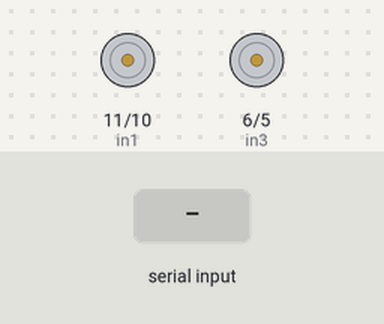
A sketch run on a simulated Arduino Uno, built with avr-gcc and run on an emulated ATmega328P. On the bench: motor-driver pin pairs drawn as motors (green arrow = first pin HIGH = forward, orange = second pin HIGH = backward, longer = more drive, scaled by the enable pin). The inputs (shaded band) are chosen by the test bench. What the sketch prints to the serial monitor is not drawn.

Above: at 1.2 s.
1.3 s: "u" received over the second serial link
At 1.5 s:
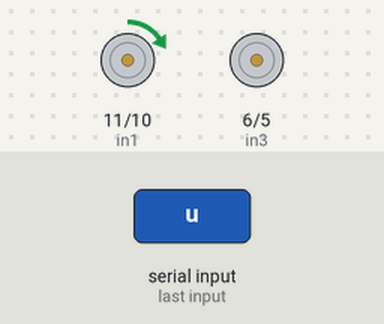
4.3 s: "l" received over the second serial link
At 5.5 s:
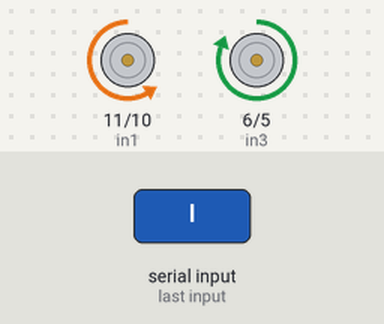
5.8 s: "r" received over the second serial link
At 6.7 s:
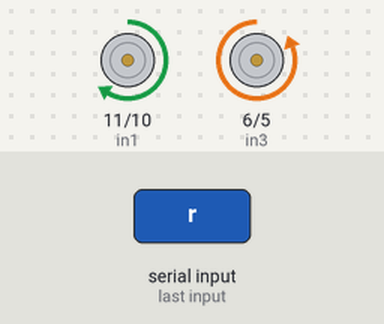
Timing chart, 0 to 8.8 s (numbered marks = the images above; inputs shaded):
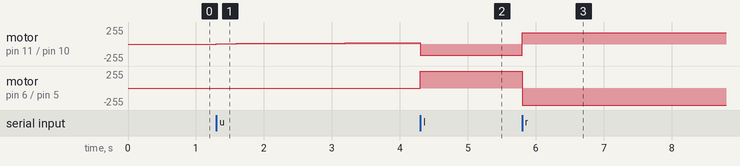

The sketch:

robotCar.ino
```cpp
#include <SoftwareSerial.h>

// Define the RX and TX pins for the SoftwareSerial
SoftwareSerial SerialBT(2, 3); // RX, TX

// Motor A connections
int enA = 9;
int in1 = 11;
int in2 = 10;

// Motor B connections
int enB = 4;
int in3 = 6;
int in4 = 5;

// Ultrasonic sensor connections
int trigPin = 7; // Trigger
int echoPin = 8; // Echo

int getDistance();
void Mstop();
void backward();
void forward();
void left();
void right();

unsigned long timer = 0;
uint32_t count = 0;

char cmd2 = '0';
boolean getC = false;

void setup() {
  // Set all the motor control pins to outputs
  pinMode(enA, OUTPUT);
  pinMode(enB, OUTPUT);
  pinMode(in1, OUTPUT);
  pinMode(in2, OUTPUT);
  pinMode(in3, OUTPUT);
  pinMode(in4, OUTPUT);
  Serial.begin(9600);
  pinMode(trigPin, OUTPUT);
  pinMode(echoPin, INPUT);
  SerialBT.begin(9600);

  Serial.println("Set up");
}
void loop() {

       if (millis()-timer >= 200){
      count += 1;
      timer = millis();
      if (count >= 170) count = 170;
    }


  if (SerialBT.available()) {

   cmd2 = SerialBT.read();


  }


  if (cmd2 == 'u') {

    forward(count);


  }
  else if (cmd2 == 'u') {
    backward(count);
  }
  else if (cmd2 == 'l') {
    left(170);
    delay(1400);
    cmd2 = '0';
  }
  else if (cmd2 == 'r'){
    right(170);
    delay(1400);
    cmd2 = '0';
  }
  else if (cmd2 == 's') Mstop();

}


void Mstop() {
  digitalWrite(in1, LOW);
  digitalWrite(in2, LOW);
  digitalWrite(in3, LOW);
  digitalWrite(in4, LOW);
  analogWrite(enA, 0);
  analogWrite(enB, 0);
}


void forward(int sp) {
  digitalWrite(in1, HIGH);
  digitalWrite(in2, LOW);
  digitalWrite(in3, HIGH);
  digitalWrite(in4, LOW);
  analogWrite(enA, sp);
  analogWrite(enB, sp);
}

void backward(int sp) {
  digitalWrite(in1, LOW);
  digitalWrite(in2, HIGH);
  digitalWrite(in3, LOW);
  digitalWrite(in4, HIGH);
  analogWrite(enA, sp);
  analogWrite(enB, sp);
}

void left(int sp) {
  digitalWrite(in1, LOW);
  digitalWrite(in2, HIGH);
  digitalWrite(in3, HIGH);
  digitalWrite(in4, LOW);
  analogWrite(enA, sp);
  analogWrite(enB, sp);
}

void right(int sp) {
  digitalWrite(in1, HIGH);
  digitalWrite(in2, LOW);
  digitalWrite(in3, LOW);
  digitalWrite(in4, HIGH);
  analogWrite(enA, sp);
  analogWrite(enB, sp);
}

int getDistance() {
  // Clear the trigger pin
  digitalWrite(trigPin, LOW);
  delayMicroseconds(2);

  // Set the trigger pin on for 10 microseconds

  digitalWrite(trigPin, HIGH);
  delayMicroseconds(10);
  digitalWrite(trigPin, LOW);

  // Read the echo pin, and calculate the distance
  long duration = pulseIn(echoPin, HIGH);
  int distance = duration * 0.034 / 2;  // Speed of sound wave divided by 2 (go and back)
  return distance;
}
```

Measured:
- after the input at 1.3 s, motor on pin 11 (in1) / pin 10 (in2): moves from stopped to forward 21/255 over 2.9 s, starting at once
- after the input at 4.3 s, motor on pin 6 (in3) / pin 5 (in4): stopped → forward 255/255 at once
- after the input at 5.8 s, motor on pin 11 (in1) / pin 10 (in2): backward 170/255 → forward 170/255 at once; motor on pin 6 (in3) / pin 5 (in4): forward 255/255 → backward 255/255 at once
